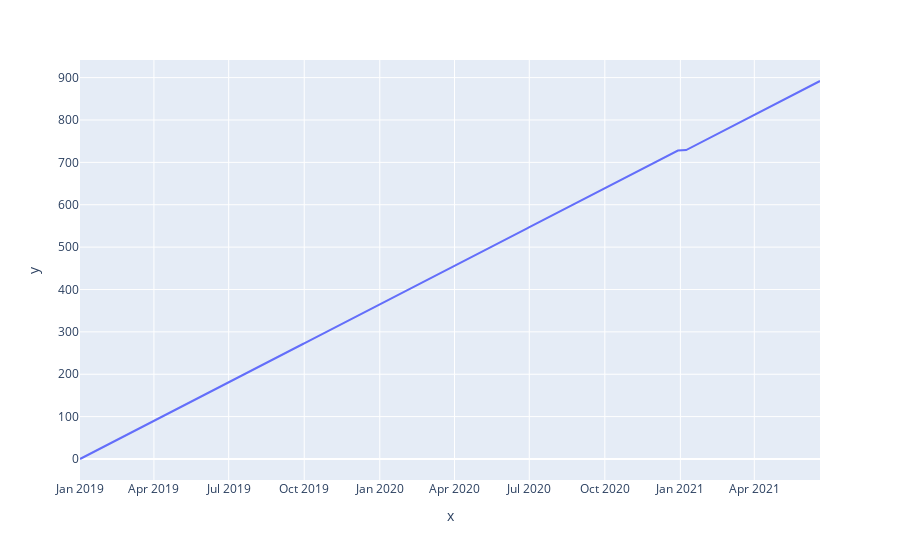

The cell this chart's notebook holds for it:
### Code cell
#Plot it
btc_returns_plot = px.line(x=btc_returns.index)
btc_returns_plot.show()

### Figure 1 — Plotly figure (JSON) as saved in the notebook; plotly's stock layout.template omitted (floating-point values rounded to 4 significant figures; data arrays with more than 128 entries replaced by an {"elided": "..."} marker saying what was removed)
{"data": [{"hovertemplate": "x=%{x}<br>y=%{y}<extra></extra>", "legendgroup": "", "line": {"color": "#636efa", "dash": "solid"}, "mode": "lines", "name": "", "orientation": "h", "showlegend": false, "type": "scatter", "x": {"elided": "893 str values"}, "xaxis": "x", "y": {"elided": "893 int values"}, "yaxis": "y"}], "layout": {"autosize": true, "legend": {"tracegroupgap": 0}, "margin": {"t": 60}, "xaxis": {"anchor": "y", "autorange": true, "domain": [0, 1], "range": ["2019-01-01", "2021-06-20"], "title": {"text": "x"}, "type": "date"}, "yaxis": {"anchor": "x", "autorange": true, "domain": [0, 1], "range": [-49.56, 941.6], "title": {"text": "y"}, "type": "linear"}}}
